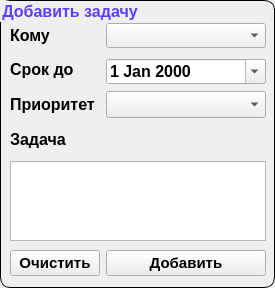
             <widget class="QGroupBox" name="group_addTask">
              <property name="minimumSize">
               <size>
                <width>275</width>
                <height>280</height>
               </size>
              </property>
              <property name="maximumSize">
               <size>
                <width>275</width>
                <height>16777215</height>
               </size>
              </property>
              <property name="font">
               <font>
                <pointsize>12</pointsize>
                <weight>75</weight>
                <bold>true</bold>
               </font>
              </property>
              <property name="styleSheet">
               <string notr="true">QGroupBox{
border: 1px solid black;
border-radius: 10px;
}

QGroupBox::title {
   color:rgb(93, 61, 255)
}</string>
              </property>
              <property name="title">
               <string>Добавить задачу</string>
              </property>
              <widget class="QWidget" name="layoutWidget">
               <property name="geometry">
                <rect>
                 <x>10</x>
                 <y>20</y>
                 <width>258</width>
                 <height>259</height>
                </rect>
               </property>
               <layout class="QGridLayout" name="gridLayout_3">
                <item row="1" column="0">
                 <widget class="QLabel" name="label_2">
                  <property name="minimumSize">
                   <size>
                    <width>90</width>
                    <height>25</height>
                   </size>
                  </property>
                  <property name="maximumSize">
                   <size>
                    <width>90</width>
                    <height>25</height>
                   </size>
                  </property>
                  <property name="font">
                   <font>
                    <pointsize>12</pointsize>
                    <weight>75</weight>
                    <bold>true</bold>
                   </font>
                  </property>
                  <property name="text">
                   <string>Срок до</string>
                  </property>
                  <property name="alignment">
                   <set>Qt::AlignLeading|Qt::AlignLeft|Qt::AlignVCenter</set>
                  </property>
                 </widget>
                </item>
                <item row="2" column="0">
                 <widget class="QLabel" name="label_3">
                  <property name="minimumSize">
                   <size>
                    <width>90</width>
                    <height>25</height>
                   </size>
                  </property>
                  <property name="maximumSize">
                   <size>
                    <width>90</width>
                    <height>25</height>
                   </size>
                  </property>
                  <property name="font">
                   <font>
                    <pointsize>12</pointsize>
                    <weight>75</weight>
                    <bold>true</bold>
                   </font>
                  </property>
                  <property name="text">
                   <string>Приоритет</string>
                  </property>
                  <property name="alignment">
                   <set>Qt::AlignLeading|Qt::AlignLeft|Qt::AlignVCenter</set>
                  </property>
                 </widget>
                </item>
                <item row="2" column="1">
                 <widget class="QComboBox" name="cbox_taskPriority">
                  <property name="minimumSize">
                   <size>
                    <width>160</width>
                    <height>25</height>
                   </size>
                  </property>
                  <property name="sizeIncrement">
                   <size>
                    <width>160</width>
                    <height>25</height>
                   </size>
                  </property>
                  <property name="font">
                   <font>
                    <pointsize>12</pointsize>
                    <weight>75</weight>
                    <bold>true</bold>
                   </font>
                  </property>
                  <item>
                   <property name="text">
                    <string/>
                   </property>
                  </item>
                  <item>
                   <property name="text">
                    <string>Низкий</string>
                   </property>
                   <property name="icon">
                    <iconset resource="res/icon/icon.qrc">
                     <normaloff>:/i_priorety/i_pr_low.png</normaloff>:/i_priorety/i_pr_low.png</iconset>
                   </property>
                  </item>
                  <item>
                   <property name="text">
                    <string>Обычный</string>
                   </property>
                   <property name="icon">
                    <iconset resource="res/icon/icon.qrc">
                     <normaloff>:/i_priorety/i_pr_medium.png</normaloff>:/i_priorety/i_pr_medium.png</iconset>
                   </property>
                  </item>
                  <item>
                   <property name="text">
                    <string>Высокий</string>
                   </property>
                   <property name="icon">
                    <iconset resource="res/icon/icon.qrc">
                     <normaloff>:/i_priorety/i_pr_high.png</normaloff>:/i_priorety/i_pr_high.png</iconset>
                   </property>
                  </item>
                 </widget>
                </item>
                <item row="0" column="1">
                 <widget class="QComboBox" name="cbox_taskRecipient">
                  <property name="minimumSize">
                   <size>
                    <width>160</width>
                    <height>25</height>
                   </size>
                  </property>
                  <property name="maximumSize">
                   <size>
                    <width>160</width>
                    <height>25</height>
                   </size>
                  </property>
                  <property name="font">
                   <font>
                    <pointsize>12</pointsize>
                    <weight>75</weight>
                    <bold>true</bold>
                   </font>
                  </property>
                 </widget>
                </item>
                <item row="0" column="0">
                 <widget class="QLabel" name="label">
                  <property name="minimumSize">
                   <size>
                    <width>90</width>
                    <height>25</height>
                   </size>
                  </property>
                  <property name="maximumSize">
                   <size>
                    <width>90</width>
                    <height>25</height>
                   </size>
                  </property>
                  <property name="font">
                   <font>
                    <pointsize>12</pointsize>
                    <weight>75</weight>
                    <bold>true</bold>
                   </font>
                  </property>
                  <property name="text">
                   <string>Кому</string>
                  </property>
                  <property name="alignment">
                   <set>Qt::AlignLeading|Qt::AlignLeft|Qt::AlignVCenter</set>
                  </property>
                 </widget>
                </item>
                <item row="3" column="0">
                 <widget class="QLabel" name="label_4">
                  <property name="minimumSize">
                   <size>
                    <width>90</width>
                    <height>25</height>
                   </size>
                  </property>
                  <property name="maximumSize">
                   <size>
                    <width>90</width>
                    <height>25</height>
                   </size>
                  </property>
                  <property name="font">
                   <font>
                    <pointsize>12</pointsize>
                    <weight>75</weight>
                    <bold>true</bold>
                   </font>
                  </property>
                  <property name="text">
                   <string>Задача</string>
                  </property>
                  <property name="alignment">
                   <set>Qt::AlignLeading|Qt::AlignLeft|Qt::AlignVCenter</set>
                  </property>
                 </widget>
                </item>
                <item row="1" column="1">
                 <widget class="QDateEdit" name="date_taskBefore">
                  <property name="minimumSize">
                   <size>
                    <width>160</width>
                    <height>25</height>
                   </size>
                  </property>
                  <property name="maximumSize">
                   <size>
                    <width>160</width>
                    <height>20</height>
                   </size>
                  </property>
                  <property name="font">
                   <font>
                    <pointsize>12</pointsize>
                    <weight>75</weight>
                    <bold>true</bold>
                   </font>
                  </property>
                  <property name="calendarPopup">
                   <bool>true</bool>
                  </property>
                 </widget>
                </item>
                <item row="4" column="0" colspan="2">
                 <widget class="QTextEdit" name="text_task">
                  <property name="minimumSize">
                   <size>
                    <width>256</width>
                    <height>80</height>
                   </size>
                  </property>
                  <property name="maximumSize">
                   <size>
                    <width>240</width>
                    <height>80</height>
                   </size>
                  </property>
                  <property name="font">
                   <font>
                    <pointsize>12</pointsize>
                   </font>
                  </property>
                 </widget>
                </item>
                <item row="5" column="0">
                 <widget class="QPushButton" name="butt_taskClear">
                  <property name="font">
                   <font>
                    <pointsize>11</pointsize>
                    <weight>75</weight>
                    <bold>true</bold>
                   </font>
                  </property>
                  <property name="text">
                   <string>Очистить</string>
                  </property>
                 </widget>
                </item>
                <item row="5" column="1">
                 <widget class="QPushButton" name="butt_taskAdd">
                  <property name="font">
                   <font>
                    <pointsize>11</pointsize>
                    <weight>75</weight>
                    <bold>true</bold>
                   </font>
                  </property>
                  <property name="text">
                   <string>Добавить</string>
                  </property>
                 </widget>
                </item>
               </layout>
              </widget>
             </widget>
